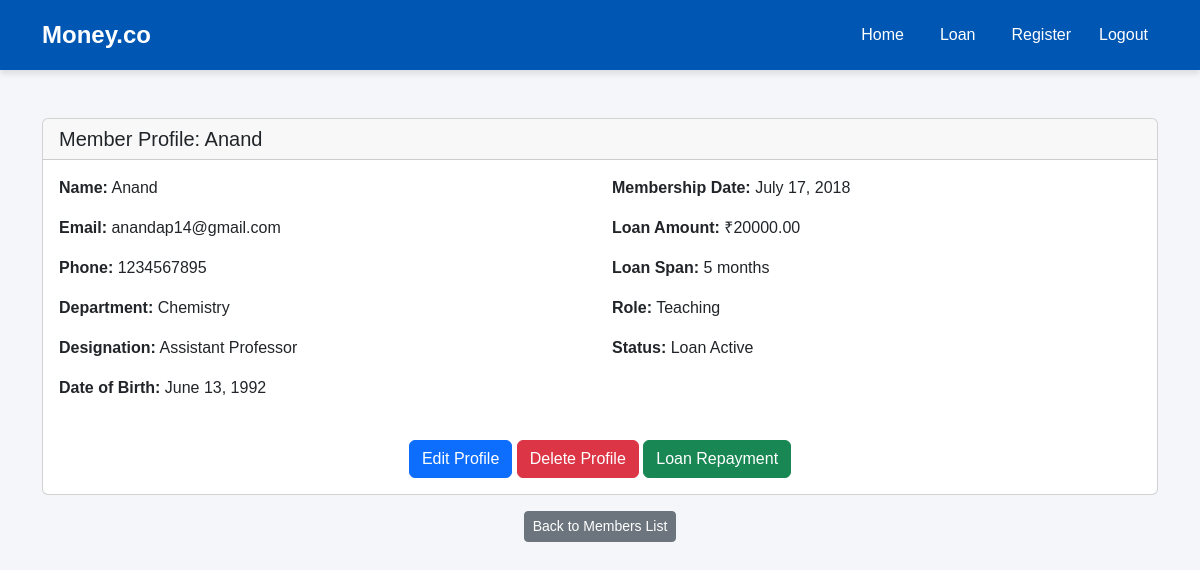
The page /details/21/ on the database its author committed.
### moneyapp/models.py (models this page shows, shortened)
class Member(models.Model):
    ROLE_CHOICES = [('Teaching', 'Teaching Staff'), ('Non-Teaching', 'Non-Teaching Staff')]
    name            = models.CharField(max_length=100)
    member_id       = models.CharField(max_length=50, unique=True)
    department      = models.CharField(max_length=100, blank=True)
    designation     = models.CharField(max_length=100, blank=True)
    mob = models.CharField(max_length=10, validators=[phone_validator])
    email           = models.EmailField()
    dob             = models.DateField()
    doj             = models.DateField()
    doj_service     = models.DateField()
    maximum_period  = models.IntegerField()
    max_loan_amount = models.DecimalField(max_digits=10, decimal_places=2)
    city            = models.CharField(max_length=100)
    pincode         = models.CharField(max_length=10)
    role            = models.CharField(max_length=20, choices=ROLE_CHOICES, default='Non-Teaching')
    has_loan        = models.BooleanField(default=False)

### moneyapp/views.py (the view)
# urls.py: path('details/<int:member_id>/', views.detail_members, name='detail_members'),
def detail_members(request, member_id):
    member = get_object_or_404(Member, id=member_id)
    num_repayments = LoanRepayment.objects.filter(member=member).count()
    return render(request, 'detail_members.html', {'member': member, 'num_repayments': num_repayments})

### moneyapp/templates/detail_members.html (shortened to what this page needs)
{% extends 'base.html' %}
{% block content %}
<div class="container mt-5">
  <div class="card">
    <div class="card-header">
      <h5 class="mb-0">Member Profile: {{ member.name }}</h5>
    </div>
    <div class="card-body">
      <div class="row">
        <div class="col-md-6">
          <p><strong>Name:</strong> {{ member.name }}</p>
          <p><strong>Email:</strong> {{ member.email }}</p>
          <p><strong>Phone:</strong> {{ member.mob }}</p>
          <p><strong>Department:</strong> {{ member.department }}</p>
          <p><strong>Designation:</strong> {{ member.designation }}</p>
          <p><strong>Date of Birth:</strong> {{ member.dob }}</p>
        </div>
        <div class="col-md-6">
          <p><strong>Membership Date:</strong> {{ member.doj }}</p>
          <p><strong>Loan Amount:</strong> ₹{{ member.max_loan_amount|floatformat:2 }}</p>
          <p><strong>Loan Span:</strong> {{ member.maximum_period }} months</p>
          <p><strong>Role:</strong> {{ member.role }}</p>
          <p><strong>Status:</strong>
            {% if member.has_loan %}Loan Active{% else %}No Active Loan{% endif %}
          </p>
        </div>
      </div>
      <div class="text-center mt-4">
        <a href="{% url 'edit_member' member.id %}" class="btn btn-primary">Edit Profile</a>
        <a href="{% url 'delete_member' member.id %}"
           class="btn btn-danger"
           onclick="return confirm('Are you sure you want to delete this member?');">
          Delete Profile
        </a>
        <a href="{% url 'loan_repayment' member.id %}"
           id="loanRepaymentBtn"
           class="btn btn-success">
          Loan Repayment
        </a>
      </div>
    </div>
  </div>
  <div class="text-center mt-3">
    <a href="{% url 'loan' %}" class="btn btn-sm btn-secondary">Back to Members List</a>
  </div>
</div>
{% endblock %}

### moneyapp/templates/base.html (style rules this page uses)
body { background-color: #f4f6f9; font-family: 'Arial', sans-serif; padding-bottom: 80px; }

### rows shown on the page
Member: name "Anand", email "anandap14@gmail.com", mob "1234567895", department "Chemistry", designation "Assistant Professor", dob "June 13, 1992", doj "July 17, 2018", max_loan_amount "20000.00", maximum_period "5", role "Teaching"
